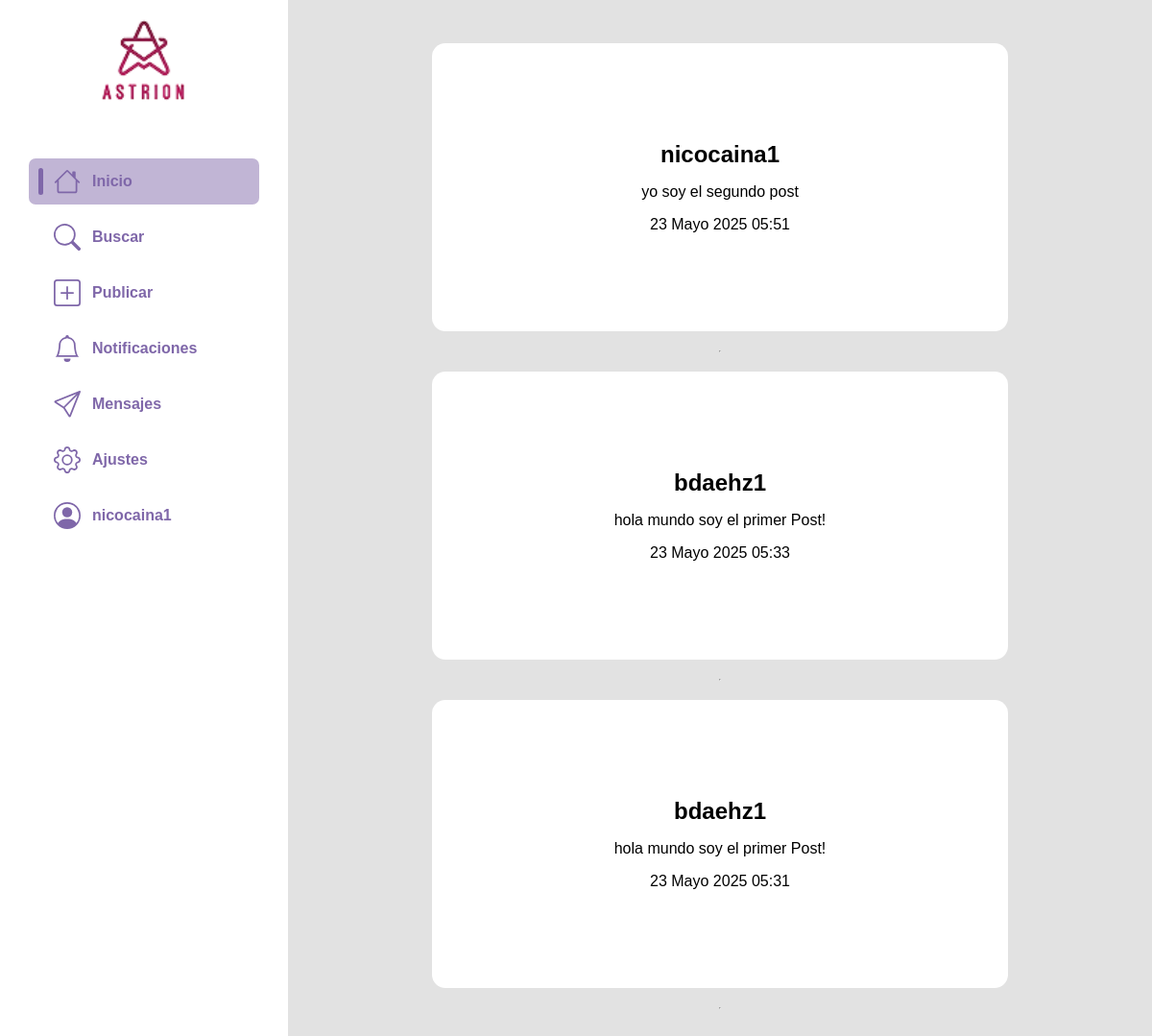
Page / (signed in) on the committed database.
### landing/models.py (models this page shows)
class Publicacion(models.Model):
    id_publicacion = models.AutoField(primary_key=True)
    id_user = models.ForeignKey(settings.AUTH_USER_MODEL, on_delete=models.CASCADE)
    archivo = models.FileField(upload_to='img/media/')
    fecha = models.DateTimeField(auto_now_add=True)
    contenido = models.TextField(max_length=200)

### landing/views.py (the view)
# urls.py: path('', views.index, name='index'),
def index(request):
    publicaciones = Publicacion.objects.all().order_by('-fecha')
    return render(request, 'index.html', {'publicaciones': publicaciones})

### red_social/templates/index.html (shortened to what this page needs)
<html lang="es">
<head>
    {% load static %}
    <link rel="stylesheet" href="{% static 'css/style.css'%}">
    <link rel="stylesheet" href="{% static 'css/index.css'%}">
</head>
<body>
    {% include "menu.html" %}
    <div class="contenido">
        {% if user.get_username != "" %}
            <center>
                <div class="post">
                    {% for publicacion in publicaciones %}
                        <div class='card'>
                            <div class='card-header'>
                                <div class="profile">
                                    <h2>{{ publicacion.id_user.username }}</h2>
                                </div>
                            </div>
                            <div class="card-body">
                                <p>{{ publicacion.contenido }}</p>
                            </div>
                            <div class="card-footer">
                                <p>{{ publicacion.fecha }}</p>
                            </div>
                        </div>
                        <hr>
                        {% endfor %}
                    </div>
            </center>
        {% else %}
            <a href="{% url 'register'%}">Registrarme</a><br>
            <a href="{% url 'login'%}">iniciar sesion</a><br>
        {% endif %}
    </div>
</body>
</html>

### red_social/templates/menu.html (shortened to what this page needs)
{% load static %}
<link rel="stylesheet" href="{% static 'css/menu.css' %}">
    <nav>
        <div class="Logo">
            <img src="{% static 'img/logo.png' %}">
        </div>
        <div class="opciones">
            <a class="opcion opcion-seleccionada" href="{% url 'index' %}">
                <div class="seleccionado"></div>
                <p>Inicio</p>
            </a>
            <a class="opcion" href="#">
                <div class="seleccionado invisible"></div>
                <svg xmlns="http://www.w3.org/2000/svg" fill="currentColor" class="bi bi-search" viewBox="0 0 16 16">
                    <path d="M11.742 10.344a6.5 6.5 0 1 0-1.397 1.398h-.001q.044.06.098.115l3.85 3.85a1 1 0 0 0 1.415-1.414l-3.85-3.85a1 1 0 0 0-.115-.1zM12 6.5a5.5 5.5 0 1 1-11 0 5.5 5.5 0 0 1 11 0"/>
                </svg>
                <p>Buscar</p>
            </a>
            <a class="opcion" href="{% url 'posting' %}">
                <div class="seleccionado invisible"></div>
                <p>Publicar</p>
            </a>
            <a class="opcion" href="#">
                <div class="seleccionado invisible"></div>
                <p>Notificaciones</p>
            </a>
            <a class="opcion" href="#">
                <div class="seleccionado invisible"></div>
                <p>Mensajes</p>
            </a>
            <a class="opcion" href="{% url 'settings' %}">
                <div class="seleccionado invisible"></div>
                <p>Ajustes</p>
            </a>
            <a class="opcion" href="{% url 'account' %}">
                {% if user.get_username != "" %}
                    <div class="seleccionado invisible"></div>
                    <svg xmlns="http://www.w3.org/2000/svg" fill="currentColor" class="bi bi-person-circle" viewBox="0 0 16 16">
                        <path d="M11 6a3 3 0 1 1-6 0 3 3 0 0 1 6 0"/>
                        <path fill-rule="evenodd" d="M0 8a8 8 0 1 1 16 0A8 8 0 0 1 0 8m8-7a7 7 0 0 0-5.468 11.37C3.242 11.226 4.805 10 8 10s4.757 1.225 5.468 2.37A7 7 0 0 0 8 1"/>
                    </svg>
                    <p>{{user.get_username}}</p>
                {%endif%}
            </a>
        </div>
    </nav>

### red_social/static/css/style.css (style rules this page uses)
body { margin: 0; padding: 0; display: flex; font-family: Arial, Helvetica, sans-serif; height: 100vh; }
.contenido { overflow: auto; background-color: #e2e2e2; width: 100%; }

### red_social/static/css/index.css (style rules this page uses)
.post { display: flex; flex-direction: column; justify-content: center; align-items: center; padding: 5%; gap: 20px; width: 40%; }
.card { background-color: white; border-radius: 14px; width: 600px; max-width: 600px; min-width: 100px; min-height: 300px; display: flex; flex-direction: column; justify-content: center; align-items: center; gap: 1rem; }

### red_social/static/css/menu.css (style rules this page uses)
* { margin: 0; padding: 0; font-family: Arial, Helvetica, sans-serif; }
nav { position: sticky; top: 0; left: 0; display: flex; flex-direction: column; align-items: center; width: 30%; padding: 15px; gap: 50px; }
nav img { width: 200px; height: 100px; }
.opciones { display: flex; flex-direction: column; gap: 10px; width: 100%; }
.opcion { color: #7F67A9; display: flex; align-items: center; text-decoration: none; border-radius: 7px; padding: 10px 10px; gap: 10px; margin: 0 15px; }
svg { width: 30px; height: 28px; }
.seleccionado { background-color: #7F67A9; width: 5px; height: 100%; border-radius: 5px; }
.opcion p { margin: 1px; font-size: 16px; font-weight: bolder; color: #7F67A9; }
.opcion-seleccionada { background-color: #7f67a97c; }
.invisible { background-color: transparent; }

### rows in the picture
Publicacion: id_user.username "nicocaina1", contenido "yo soy el segundo post", fecha "23 Mayo 2025 05:51"
Publicacion: id_user.username "bdaehz1", contenido "hola mundo soy el primer Post!", fecha "23 Mayo 2025 05:33"
Publicacion: id_user.username "bdaehz1", contenido "hola mundo soy el primer Post!", fecha "23 Mayo 2025 05:31"

### other values in the picture
{{ user.get_username }} "nicocaina1"
